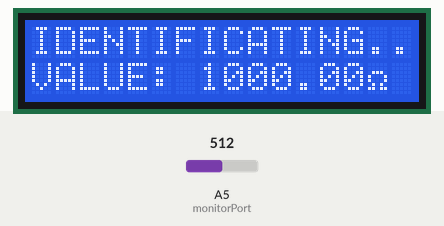
This program was run on a simulated Arduino Uno, built with avr-gcc and run on an emulated ATmega328P. Parts: 16×2 character LCD. The inputs (shaded band) are chosen by the test bench; at power-on: A5 (monitorPort) = 512. What the program prints to the serial monitor is not drawn.

Above: at 1.2 s.
1.3 s: A5 (monitorPort) set to 1010
At 3.2 s:
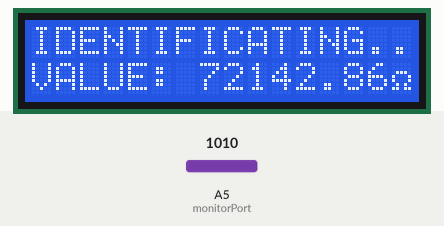
3.5 s: A5 (monitorPort) set to 1020
At 5.3 s:
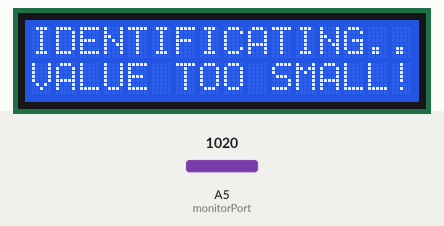
5.6 s: A5 (monitorPort) set to 0
At 7.3 s:
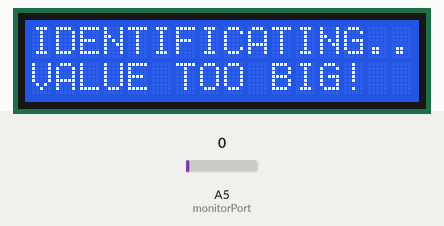
7.6 s: A5 (monitorPort) set to 2
9.3 s: A5 (monitorPort) set to 5
At 11.3 s:
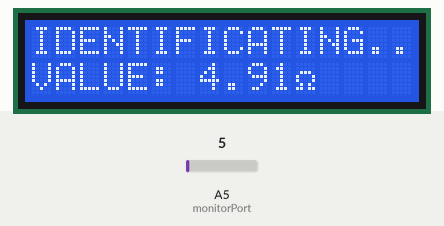
11.6 s: A5 (monitorPort) set to 1023
At 22.4 s:
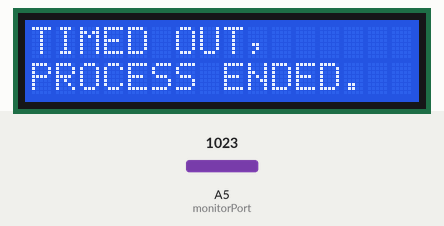
Timing chart, 0 to 22.7 s (numbered marks = the images above; inputs shaded):
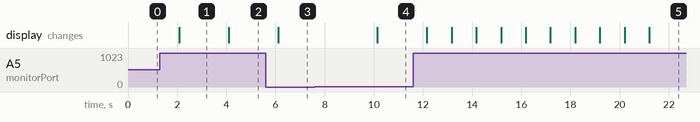

Measured:
- the behaviour switches between 1019 and 1020 on A5 (monitorPort) (found by bisection; images 1 and 2)
- the behaviour switches between 3 and 4 on A5 (monitorPort) (found by bisection; images 3 and 4)
- after the input at 1.3 s, the display: changes after 0.79 s (image 1)
- after the input at 3.5 s, the display: changes after 0.60 s (image 2)
- after the input at 5.6 s, the display: changes after 0.52 s (image 3)
- after the input at 7.6 s, every drawn part: stays the same
- after the input at 9.3 s, the display: changes after 0.84 s (image 4)
- after the input at 11.6 s, the display: first changes after 0.56 s (image 5 shows a later state)

The program:

main.cpp
```cpp
#include <Arduino.h>
#include <Wire.h>
#include <LiquidCrystal.h>

// const variables, config info
LiquidCrystal lcd(12, 11, 5, 4, 3, 2); // used ports of lcd display
const int monitorPort = A5;            // analog port
const float V_in = 5.0;                // voltage at 5V pin of arduino
const int MAXTIME = 10000;             // timeout limitation(millisecond)
const int DELAYTIME = 1000;            // delay time(millisecond)
const int R1 = 1000;                 // known resistance

// Custom pixel-level ohm sign
byte Ohm[8] = {
    0b00000,
    0b00000,
    0b01110,
    0b10001,
    0b10001,
    0b01010,
    0b11011,
    0b00000};

// other variables used in identification process
float resistanceValue = 0; // placeholder for unknown resistance
int timeoutCounter = 0;

// custom func. to calculate the value of the resistance.
float getResistanceValue(float analogValue)
{
  float V_out = analogValue / 1024 * V_in;
  float value = R1 * V_out / (V_in - V_out);
  return value;
}

// custom func. to display info on the lcd display.
void display(int timeoutCounter, int analogValue)
{
  lcd.clear();
  // If there's a resistance
  if (timeoutCounter == 0)
  {
    lcd.print("IDENTIFICATING..");
    lcd.setCursor(0, 1);
    // Situation 1, resistance too small compare to R1
    if (analogValue >= 1020)
    {
      lcd.print("VALUE TOO SMALL!");
    }
    // Situation 2, resistance too big compare to R1
    else if (analogValue <= 3)
    {
      lcd.print("VALUE TOO BIG!");
    }
    // Situation 3, resistance can be identificated within R1's valid range
    else
    {
      Serial.print(", Rx value: ");
      Serial.print(resistanceValue);

      lcd.print("VALUE: ");
      resistanceValue = getResistanceValue(analogValue);
      lcd.print(resistanceValue, 2);
      lcd.write(byte(0));
    }
  }
  // If there's no resistance and not timed out, start a countdown(set by MAXTIME)
  else if (timeoutCounter < MAXTIME / DELAYTIME)
  {
    lcd.print("NO RESISTANCE!");
    lcd.setCursor(0, 1);
    lcd.print("ENDS IN ");
    lcd.print((MAXTIME - timeoutCounter * DELAYTIME) / 1000);
    lcd.print("s!");
  }
  // If timed out
  else
  {
    lcd.print("TIMED OUT, ");
    lcd.setCursor(0, 1);
    lcd.print("PROCESS ENDED.");
    Serial.println("TIME OUT!!!");
  }
}

// setup function
void setup()
{
  lcd.begin(16, 2);
  Serial.begin(9600);
  lcd.createChar(0, Ohm);
}

// loop function
void loop()
{
  int analogValue = analogRead(monitorPort);

  if (timeoutCounter < MAXTIME / DELAYTIME) // if not timed out, process can keep going.
  {
    if (analogValue >= 1023) // if no resistance is set, add timeoutCounter by 1
    {
      timeoutCounter++;
    }
    else // if resistance is set, reset timeoutCounter to 0 and calculate the value
    {
      timeoutCounter = 0;
    }
  }

  // Serial debug
  Serial.print("\nAnalog value: ");
  Serial.print(analogValue);

  // display info under different situations
  display(timeoutCounter, analogValue);

  // loop delay
  delay(DELAYTIME);
}
```
